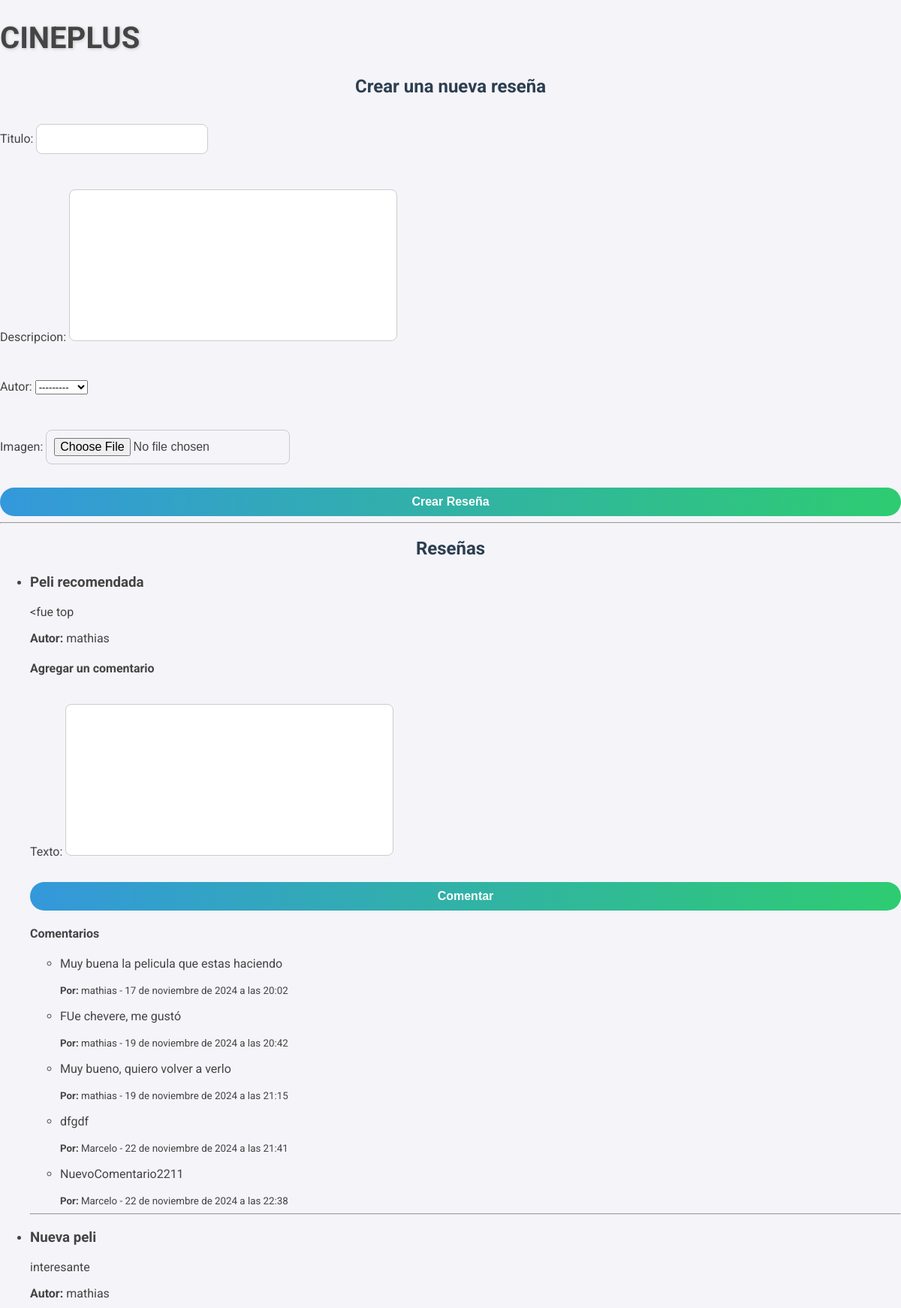
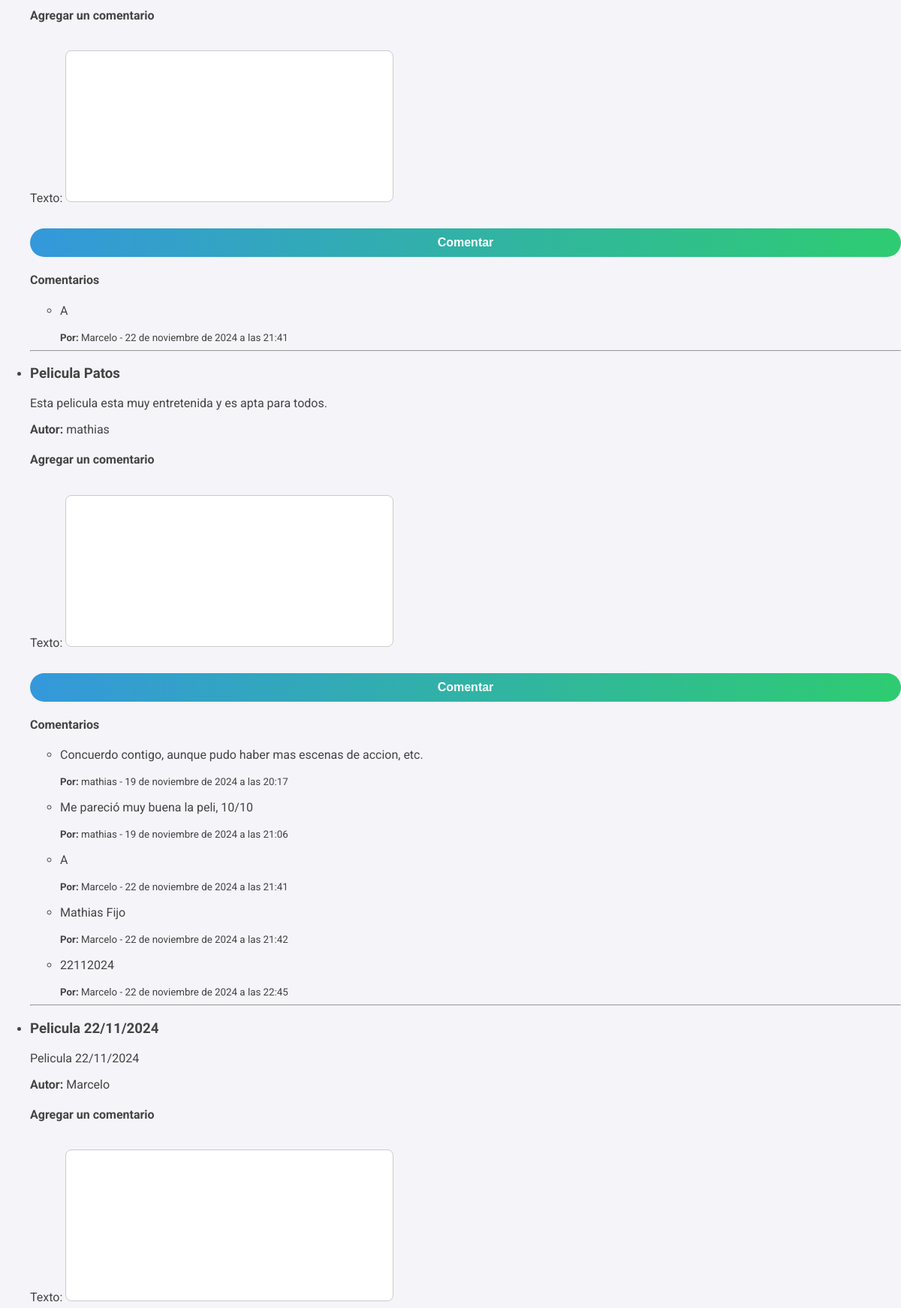
Screenshot of / (signed in, upper part) with the database file from the repository (2 pictures, top to bottom).
### comentarios/models.py (models this page shows, shortened)
class Reseña(models.Model):
    titulo = models.CharField(max_length=100)
    descripcion = models.TextField()
    autor = models.ForeignKey(User, on_delete=models.CASCADE)
    imagen = models.ImageField(upload_to='imagenes_reseñas/', null=True, blank=True)  # Aquí agregamos el campo imagen

class Comentario(models.Model):
    reseña = models.ForeignKey('Reseña', on_delete=models.CASCADE, related_name='comentarios')
    autor = models.ForeignKey(User, on_delete=models.CASCADE)  # Este campo debería existir
    texto = models.TextField()
    fecha_creacion = models.DateTimeField(auto_now_add=True)

### comentarios/views.py (the view, shortened to what this page needs)
# urls.py: path('', views.lista_reseñas, name='lista_reseñas'),
@login_required
def lista_reseñas(request):
    reseñas = Reseña.objects.all()  # Obtenemos todas las reseñas
    reseña_form = ReseñaForm()  # Formulario para crear reseñas
    comentario_form = ComentarioForm()  # Formulario para agregar comentarios
    return render(request, 'comentarios/lista_reseñas.html', {
        'reseñas': reseñas,
        'reseña_form': reseña_form,
        'comentario_form': comentario_form,
    })

### comentarios/forms.py
class ReseñaForm(forms.ModelForm):
    class Meta:
        model = Reseña
        fields = ['titulo', 'descripcion', 'autor', 'imagen']  # Incluye 'imagen' en los campos

class ComentarioForm(forms.ModelForm):
    class Meta:
        model = Comentario
        fields = ['texto']

### comentarios/templates/comentarios/lista_reseñas.html (shortened to what this page needs)
<!DOCTYPE html>
<html lang="es">
<head>
   {% load static %}
    <link rel="stylesheet" href="{% static 'css/estilos.css' %}">
</head>
<body>
    <h1>CINEPLUS</h1>
    <h2>Crear una nueva reseña</h2>
    <form method="post" action="" enctype="multipart/form-data">
        {{ reseña_form.as_p }}
        <button type="submit" name="crear_reseña">Crear Reseña</button>
    </form>
    <hr>
    {% if reseñas %}
        <h2>Reseñas</h2>
        <ul>
            {% for reseña in reseñas %}
                <li>
                    <h3>{{ reseña.titulo }}</h3>
                    <p>{{ reseña.descripcion }}</p>
                    <p><strong>Autor:</strong> {{ reseña.autor }}</p>
                    <h4>Agregar un comentario</h4>
                    <form method="post" action="">
                        {{ comentario_form.as_p }}
                        <button type="submit" name="crear_comentario">Comentar</button>
                    </form>
                    <h4>Comentarios</h4>
                    {% if reseña.comentarios.all %}
                        <ul>
                            {% for comentario in reseña.comentarios.all %}
                                <li>
                                    <p>{{ comentario.texto }}</p>
                                    <small><strong>Por:</strong> {{ comentario.autor }} - {{ comentario.fecha_creacion }}</small>
                                </li>
                            {% endfor %}
                        </ul>
                    {% else %}
                        <p>No hay comentarios.</p>
                    {% endif %}
                </li>
                <hr>
            {% endfor %}
        </ul>
    {% else %}
        <p>No hay reseñas disponibles.</p>
    {% endif %}
</body>
</html>

### static/css/estilos.css (style rules this page uses)
body { font-family: 'Roboto', Arial, sans-serif; background-color: #f4f4f9; margin: 0; padding: 0; color: #444; }
h1 { font-size: 2.5rem; text-shadow: 1px 1px 4px rgba(0, 0, 0, 0.2); }
h2 { color: #2c3e50; text-align: center; }
form { display: flex; flex-direction: column; gap: 15px; }
input, textarea, button { font-size: 1rem; padding: 10px; border: 1px solid #ccc; border-radius: 8px; }
textarea { resize: none; }
button { background: linear-gradient(to right, #3498db, #2ecc71); color: white; font-size: 1rem; font-weight: bold; padding: 10px 20px; border: none; border-radius: 25px; cursor: pointer; transition: transform 0.2s ease-in-out, background 0.3s; }

### rows the page displays
Reseña: titulo "Peli recomendada", descripcion "<fue top", autor "mathias"
Comentario: texto "Muy buena la pelicula que estas haciendo", autor "mathias", fecha_creacion "17 de noviembre de 2024 a las 20:02"
Comentario: texto "FUe chevere, me gustó", autor "mathias", fecha_creacion "19 de noviembre de 2024 a las 20:42"
Comentario: texto "Muy bueno, quiero volver a verlo", autor "mathias", fecha_creacion "19 de noviembre de 2024 a las 21:15"
Comentario: texto "dfgdf", autor "Marcelo", fecha_creacion "22 de noviembre de 2024 a las 21:41"
Comentario: texto "NuevoComentario2211", autor "Marcelo", fecha_creacion "22 de noviembre de 2024 a las 22:38"
Reseña: titulo "Nueva peli", descripcion "interesante", autor "mathias"
Comentario: texto "A", autor "Marcelo", fecha_creacion "22 de noviembre de 2024 a las 21:41"
Reseña: titulo "Pelicula Patos", descripcion "Esta pelicula esta muy entretenida y es apta para todos.", autor "mathias"
Comentario: texto "Concuerdo contigo, aunque pudo haber mas escenas de accion, etc.", autor "mathias", fecha_creacion "19 de noviembre de 2024 a las 20:17"
Comentario: texto "Me pareció muy buena la peli, 10/10", autor "mathias", fecha_creacion "19 de noviembre de 2024 a las 21:06"
Comentario: texto "A", autor "Marcelo", fecha_creacion "22 de noviembre de 2024 a las 21:41"
Comentario: texto "Mathias Fijo", autor "Marcelo", fecha_creacion "22 de noviembre de 2024 a las 21:42"
Comentario: texto "22112024", autor "Marcelo", fecha_creacion "22 de noviembre de 2024 a las 22:45"
Reseña: titulo "Pelicula 22/11/2024", descripcion "Pelicula 22/11/2024", autor "Marcelo"
